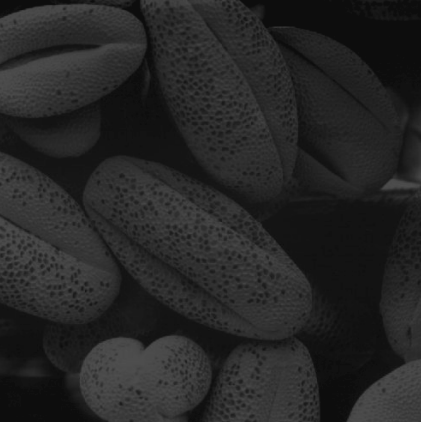
#> input picture Images/rocks.png, 421 x 422 px, found by its file name
$ jupyter execute Histogram_Equalization.ipynb
#> lines starting #> are read from the running program, lines starting #| are printed output that depends on the picture; after the words box and inside, x2 and y2 are one past the last pixel; in counts of white or black regions, pixels touching at a corner belong together
[cell 1]
import cv2 as cv
import numpy as np
import matplotlib.pyplot as plt

im = cv.imread(r'D:\Image processing and Computer Vision\Images\rocks.png', cv.IMREAD_GRAYSCALE)
#> im is the input picture: shape (422, 421); min 13, max 79, mean 38
assert im is not None

equalized = cv.equalizeHist(im)
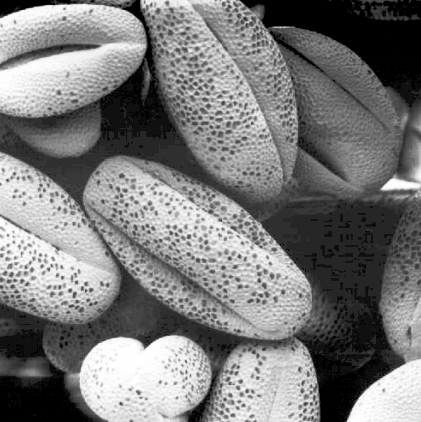
#> equalized: shape (422, 421); min 0, max 255, mean 122.1

fig, axes = plt.subplots(2, 2, figsize=(11, 10))
axes[0, 0].imshow(im, cmap="gray", vmin=0, vmax=255)
axes[0, 0].set_title("Original"); axes[0, 0].axis("off")

axes[0, 1].imshow(equalized, cmap="gray", vmin=0, vmax=255)
axes[0, 1].set_title("Histogram equalized"); axes[0, 1].axis("off")

axes[1, 0].hist(im.ravel(), bins=256, range=(0, 255), color="gray")
axes[1, 0].set_title("Histogram before")

axes[1, 1].hist(equalized.ravel(), bins=256, range=(0, 255), color="gray")
axes[1, 1].set_title("Histogram after")

plt.tight_layout()
plt.show()
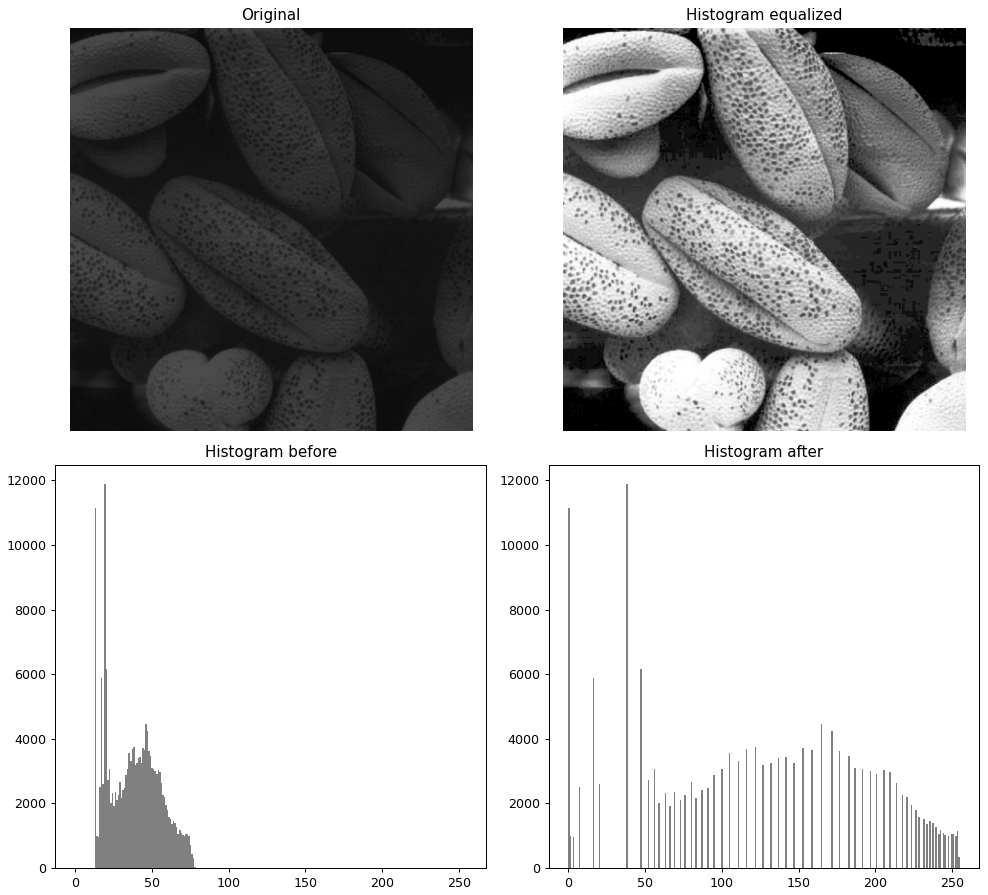
#> figure drawn by matplotlib, 4 panels; panel 3: tallest bar 11888 high, from x = 18.93 to 19.92; panel 4: tallest bar 11888 high, from x = 37.85 to 38.85

[cell 2]
import cv2 as cv
import numpy as np
import matplotlib.pyplot as plt

im_bgr = cv.imread(r'D:\Image processing and Computer Vision\Images\lawrence.png')
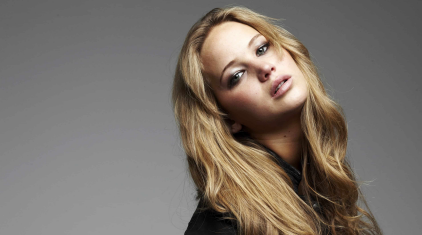
#> input picture Images/lawrence.png, 422 x 235 px, found by its file name
#> im_bgr is the input picture: shape (235, 422, 3); mean B, G, R 106.5, 114.2, 122.4
assert im_bgr is not None

hsv = cv.cvtColor(im_bgr, cv.COLOR_BGR2HSV)
#> hsv: shape (235, 422, 3); mean H, S, V 10.5, 35.9, 122.5
h, s, v = cv.split(hsv)
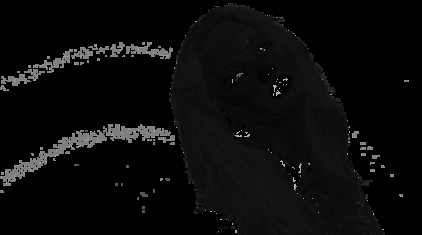
#> h: shape (235, 422); min 0, max 179, mean 10.5
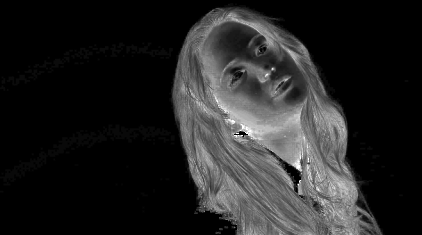
#> s: shape (235, 422); min 0, max 255, mean 35.9
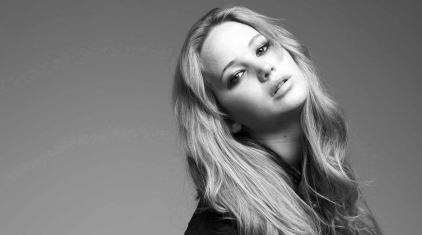
#> v: shape (235, 422); min 0, max 254, mean 122.5

thresh = 35
_, mask = cv.threshold(v, thresh, 255, cv.THRESH_BINARY)
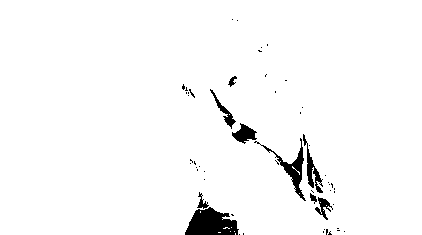
#> mask: shape (235, 422); 97.1% white; 54 black regions (45 under 20 px), largest, box (x1, y1, x2, y2) and area: (185, 207, 239, 235) 1052, (254, 138, 306, 201) 537, (303, 134, 323, 193) 328

gray = cv.cvtColor(im_bgr, cv.COLOR_BGR2GRAY)
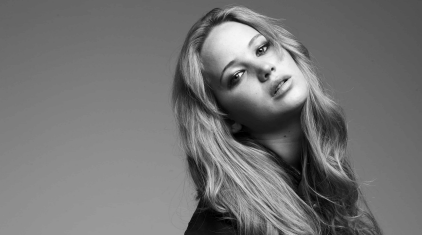
#> gray: shape (235, 422); min 0, max 249, mean 115.8
foreground = cv.bitwise_and(gray, gray, mask=mask)

fg_pixels = gray[mask == 255].reshape(-1, 1)
fg_pixels_eq = cv.equalizeHist(fg_pixels).flatten()

fg_equalized_full = np.zeros_like(gray)
fg_equalized_full[mask == 255] = fg_pixels_eq
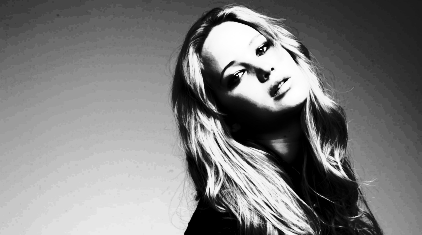
#> fg_equalized_full: shape (235, 422); min 0, max 255, mean 125.7

inverse_mask = cv.bitwise_not(mask)
background = cv.bitwise_and(gray, gray, mask=inverse_mask)
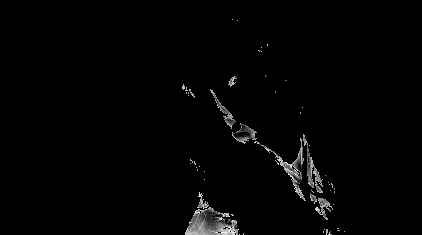
#> background: shape (235, 422); min 0, max 35, mean 0.5; drawn with min black and max white
result = cv.add(fg_equalized_full, background)

fig, axes = plt.subplots(2, 3, figsize=(15, 10))
axes[0, 0].imshow(h, cmap="gray"); axes[0, 0].set_title("Hue plane"); axes[0, 0].axis("off")
axes[0, 1].imshow(s, cmap="gray"); axes[0, 1].set_title("Saturation plane"); axes[0, 1].axis("off")
axes[0, 2].imshow(v, cmap="gray"); axes[0, 2].set_title("Value plane"); axes[0, 2].axis("off")
axes[1, 0].imshow(mask, cmap="gray"); axes[1, 0].set_title(f"Foreground mask (V > {thresh})"); axes[1, 0].axis("off")
axes[1, 1].imshow(gray, cmap="gray", vmin=0, vmax=255); axes[1, 1].set_title("Original"); axes[1, 1].axis("off")
axes[1, 2].imshow(result, cmap="gray", vmin=0, vmax=255); axes[1, 2].set_title("Foreground histogram-equalized"); axes[1, 2].axis("off")
plt.tight_layout()
plt.show()
